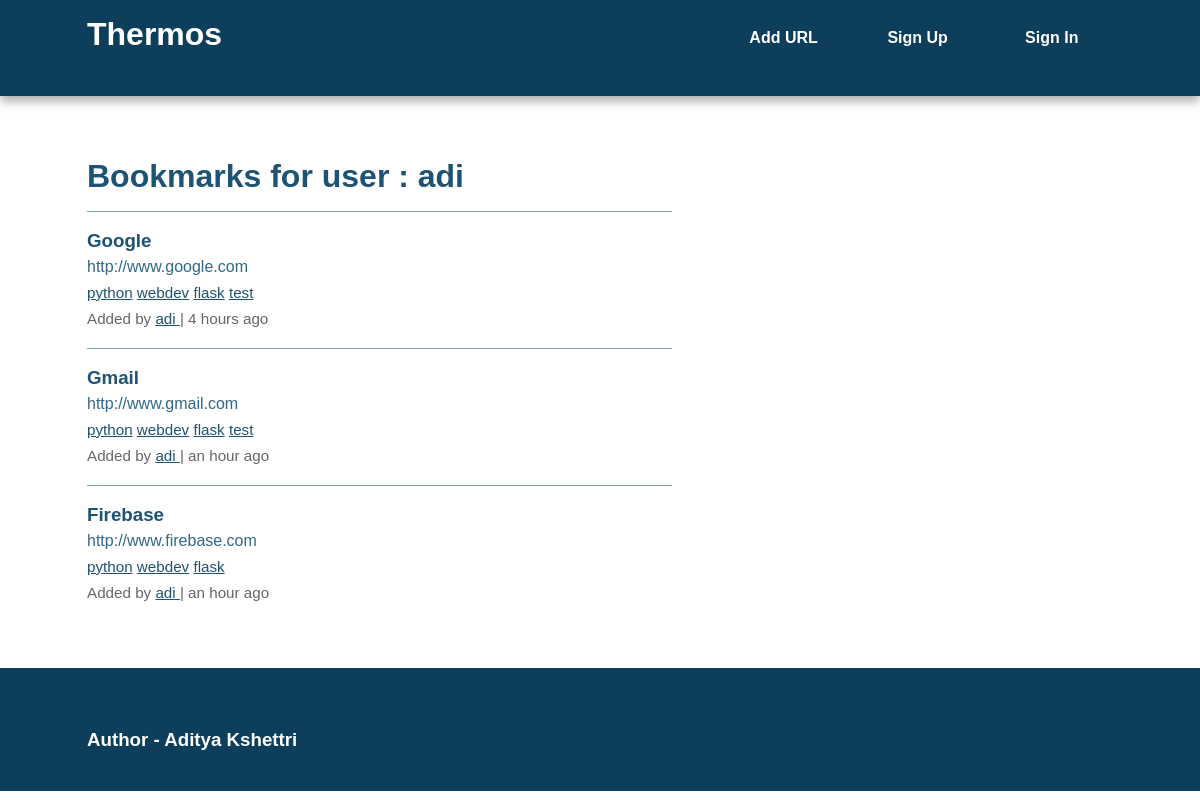
/user/adi, run on the app's committed database.
### thermos/models.py (models this page shows, shortened)
class User(db.Model, UserMixin):
    id = db.Column(db.Integer, primary_key=True)
    username = db.Column(db.String(80), unique=True)
    email = db.Column(db.String(120), unique=True)
    bookmarks = db.relationship('Bookmark', backref='user', lazy='dynamic')
    password_hash = db.Column(db.String)
    @property
    def password(self):
        raise AttributeError('password: write-only field')

class Bookmark(db.Model):
    id = db.Column(db.Integer, primary_key=True)
    url = db.Column(db.Text, nullable=False)
    date = db.Column(db.DateTime, default=datetime.utcnow())
    description = db.Column(db.String(300))
    user_id = db.Column(db.Integer, db.ForeignKey('user.id'), nullable=False)
    _tags = db.relationship('Tag', secondary=tags, lazy='joined', backref=db.backref('bookmarks', lazy='dynamic'))
    @property
    def tags(self):
        return ",".join([t.name for t in self._tags])
    @tags.setter
    def tags(self, string):
        if string:
            self._tags = [Tag.get_or_create(name) for name in string.split(',')]

class Tag(db.Model):
    id = db.Column(db.Integer, primary_key=True)
    name = db.Column(db.String(25), nullable=False, unique=True, index=True)
    def __repr__(self):
        return self.name

### thermos/views.py (the view)
@app.route('/user/<username>')
def user(username):
    user = User.query.filter_by(username=username).first_or_404()
    return render_template('user.html', user=user)

### thermos/views.py (called while the page is built)
@app.context_processor
def inject_tags():
    return dict(all_tags=Tag.all)

### thermos/templates/user.html (shortened to what this page needs)
{% extends "base.html" %}
{% block content %}
    <article>
        <header>
            <h1>Bookmarks for user : {{user.username}}</h1>
        </header>
        <section>
            {% if user.bookmarks.count()>0 %}
            {% with bookmarks=user.bookmarks %}
                {% include "bookmark_list.html" %}
            {% endwith %}
            {% else %}
                No bookmarks have been added by the user yet.
            {% endif %}
        </section>
    </article>
{% endblock %}

### thermos/templates/base.html (shortened to what this page needs)
<!doctype html>
<html class="no-js" lang="">
    <head>
        {% block styles %}
            <link rel="stylesheet" href="{{ url_for('static', filename='css/normalize.min.css') }}">
            <link rel="stylesheet" href="{{ url_for('static', filename='css/main.css') }}">
        {% endblock %}
    </head>
    <body>
        <div class="header-container">
            <header class="wrapper clearfix">
                <a href="{{ url_for('index') }}"><h1 class="title">Thermos</h1></a>
                <nav>
                    <ul>
                        <li><a href="{{ url_for('add') }}">Add URL</a></li>
                        {% if current_user.is_authenticated %}
                            <li>
                                <a href="{{ url_for('user', username=current_user.username) }}">My Links</a>
                            </li>
                            <li><a href="{{ url_for('logout') }}">Sign Out</a></li>
                        {% else %}
                            <li><a href="{{ url_for('signup') }}">Sign Up</a></li>
                            <li><a href="{{ url_for('login') }}">Sign In</a></li>
                        {% endif %}
                    </ul>
                </nav>
            </header>
        </div>
        <div class="main-container">
            <div class="main wrapper clearfix">
                {% block content %}
                {% endblock %}
            </div>
        </div>
        <div class="footer-container">
            <footer class="wrapper">
                <h3>Author - Aditya Kshettri</h3>
            </footer>
        </div>
    </body>
</html>

### thermos/templates/bookmark_list.html
<ul class="bookmarks">
    {% for bookmark in bookmarks %}
        <li>
            {% include "bookmark.html" %}
        </li>
    {% endfor %}
</ul>

### thermos/templates/bookmark.html (shortened to what this page needs)
<div class="bookmark">
    <a class="header" href="{{bookmark.url}}">
        <h3 class="description">
            {{bookmark.description|truncate(50, killwords=True)}}
        </h3>
        <span class="url">
            {{bookmark.url|truncate(50, killwords=True)}}
        </span>
    </a>
    <div class="info">
        <span class="tags">
            {% if bookmark.tags %}
                {% for t in bookmark._tags %}
                    <a href="{{ url_for('tag', name=t) }}">{{ t }}</a>
                {% endfor %}
            {% else %}
                No Tags.
            {% endif %}
        </span>
        <br>
        Added by <a href="{{ url_for('user', username=bookmark.user.username) }}">
            {{ bookmark.user.username }}
        </a> |
        {{ moment(bookmark.date).fromNow() }}
    </div>
</div>

### thermos/static/css/main.css (style rules this page uses)
html { color: #222; font-size: 1em; line-height: 1.4; }
body { font: 16px/26px Helvetica, Helvetica Neue, Arial; }
.wrapper { width: 90%; margin: 0 5%; }
.header-container { border-bottom: 20px solid #0d3e5b; }
.footer-container, .main aside { border-top: 20px solid #0d3e5b; }
.header-container, .footer-container, .main aside { background: #0d3e5b; }
.title { color: white; }
nav ul { margin: 0; padding: 0; list-style-type: none; }
nav a { display: block; margin-bottom: 10px; padding: 15px 0; text-align: center; text-decoration: none; font-weight: bold; color: white; background: #0d3e5b; }
.main { padding: 30px 0; }
.main article h1 { font-size: 2em; }
.footer-container footer { color: white; padding: 20px 0; }
a, a:visited { color: #1e5373; }
h1, h2, h3, h4, h5, h6 { color: #1e5373; }
.main aside h3, footer h3, footer a, footer a:visited { color: white; }
ul.bookmarks { list-style: none none; padding-left: 0; }
.bookmark { padding-bottom: .5em; border-top: 1px solid #7ea6bf; padding: 1em 0; }
a.header { color: #326786; text-decoration: none; display: block; }
a.header h3 { margin: 0 0; }
div.info { font-size: .95em; color: #666666; }
@media only screen and (min-width: 480px) { nav a { float: left; width: 27%; margin: 0 1.7%; padding: 25px 2%; margin-bottom: 0; } }
@media only screen and (min-width: 480px) { nav li:first-child a { margin-left: 0; } }
@media only screen and (min-width: 480px) { nav li:last-child a { margin-right: 0; } }
@media only screen and (min-width: 480px) { nav ul li { display: inline; } }
@media only screen and (min-width: 768px) { .header-container, .main aside { -webkit-box-shadow: 0 5px 10px #aaa; -moz-box-shadow: 0 5px 10px #aaa; box-shadow: 0 5px 10px #aaa; } }
@media only screen and (min-width: 768px) { .title { float: left; } }
@media only screen and (min-width: 768px) { nav { float: right; width: 38%; } }
@media only screen and (min-width: 768px) { .main article { float: left; width: 57%; } }
@media only screen and (min-width: 1140px) { .wrapper { width: 1026px; margin: 0 auto; } }
.clearfix:before, .clearfix:after { content: " "; display: table; }
.clearfix:after { clear: both; }
.clearfix { *zoom: 1; }

### data on the page
User: username "adi"
Bookmark: description "Google", url "http://www.google.com", user.username "adi", date "4 hours ago"
Tag: name "python"
Tag: name "webdev"
Tag: name "flask"
Tag: name "test"
Bookmark: description "Gmail", url "http://www.gmail.com", user.username "adi", date "an hour ago"
Bookmark: description "Firebase", url "http://www.firebase.com", user.username "adi", date "an hour ago"
